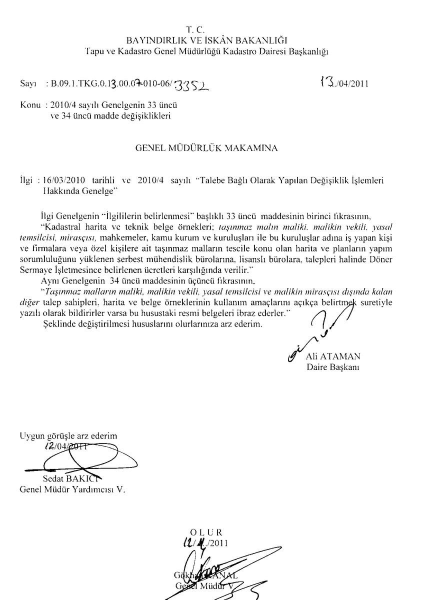
#> input picture task_5/inputs/in1.jpg, 852 x 1200 px (shown at 1/2 size)
$ python -i dewapper.py   (imports and definitions only)
#> lines starting #> are read from the running program, lines starting #| are printed output that depends on the picture; after the words box and inside, x2 and y2 are one past the last pixel; in counts of white or black regions, pixels touching at a corner belong together
#> further down, picture is the input picture: shape (1200, 852, 3); min 0, max 255, mean 245.3
import cv2
import imutils
import numpy as np
from utils.transform import four_point_transform


def dewarp_book(image):
    """Исправление искажений изображения (деварпинг).

    Параметры
    ----------
    image : numpy ndarray
        Входное изображение.

    Returns
    -------
    numpy ndarray
        Деварпированное изображение.

    """
    # Получение соотношения сторон изображения для сохранения лучшего качества разрешения выходного изображения
    ratio = image.shape[0] / 500.0
#> ratio = 2.4
    # Копирование исходного изображения для операций фильтрации
    orig = image.copy()
    # Изменение размера входного изображения
    image = imutils.resize(image, height=500)
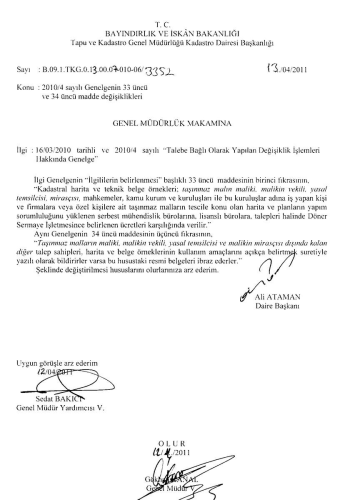
#> image: shape (500, 355, 3); min 2, max 255, mean 245.3

    # Преобразование в оттенки серого
    gray = cv2.cvtColor(image, cv2.COLOR_BGR2GRAY)
    gray = cv2.GaussianBlur(gray, (5, 5), 0)
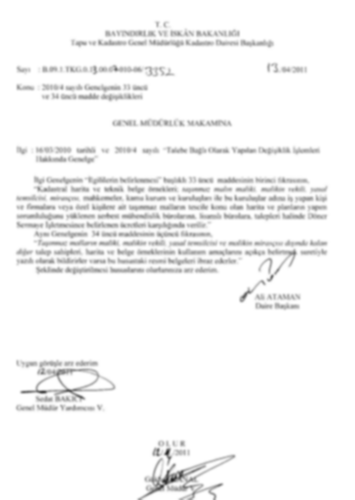
#> gray: shape (500, 355); min 39, max 255, mean 245.3

    # Параметр sigma используется для автоматического обнаружения границ методом Canny
    sigma = 0.33

    # Вычисление медианы интенсивности пикселей одного канала
    v = np.median(image)
#> v = 255

    # Применение автоматического обнаружения границ методом Canny с использованием вычисленной медианы
    lower = int(max(0, (1.0 - sigma) * v))
#> lower = 170
    upper = int(min(255, (1.0 + sigma) * v))
#> upper = 255
    edged = cv2.Canny(image, lower, upper)
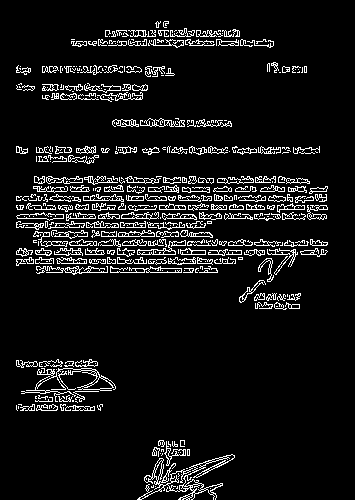
#> edged: shape (500, 355); 8% white in thin lines or dots, all inside (x1, y1, x2, y2) = (16, 21, 328, 500)

    # Применение морфологической операции расширения для соединения точек пикселей изображения
    '''kernel = np.ones((5,5),np.uint8)
    edged = cv2.dilate(edged,kernel,iterations = 1)'''

    # Поиск контуров
    cnts = cv2.findContours(edged.copy(), cv2.RETR_LIST,
                            cv2.CHAIN_APPROX_SIMPLE)
#> cnts = 889 contours, 656 with area under 20; largest, box (x1, y1, x2, y2) and area: (137, 454, 235, 500) 1030, (167, 466, 197, 492) 259, (137, 240, 186, 255) 220, (21, 368, 116, 402) 196, (16, 212, 64, 221) 196
    cnts = imutils.grab_contours(cnts)
    cnts = sorted(cnts, key=cv2.contourArea, reverse=True)[:5]
#> cnts = 5 contours; box (x1, y1, x2, y2) and area: (137, 454, 235, 500) 1030, (167, 466, 197, 492) 259, (137, 240, 186, 255) 220, (21, 368, 116, 402) 196, (16, 212, 64, 221) 196

    # Цикл по контурам
    for c in cnts:
        peri = cv2.arcLength(c, True)
        approx = cv2.approxPolyDP(c, 0.02 * peri, True)

        if len(approx) == 4:
            screenCnt = approx
            break
#> this loop made 5 passes
#> peri on passes 1 to 5: 949.4, 194.7, 153, 827.4, 109.7

    # Применение преобразования четырех точек для деварпинга книги
#> (the run stopped early here; a loop or call above may not have finished)

$ run again, on task_5/inputs/in2.jpg
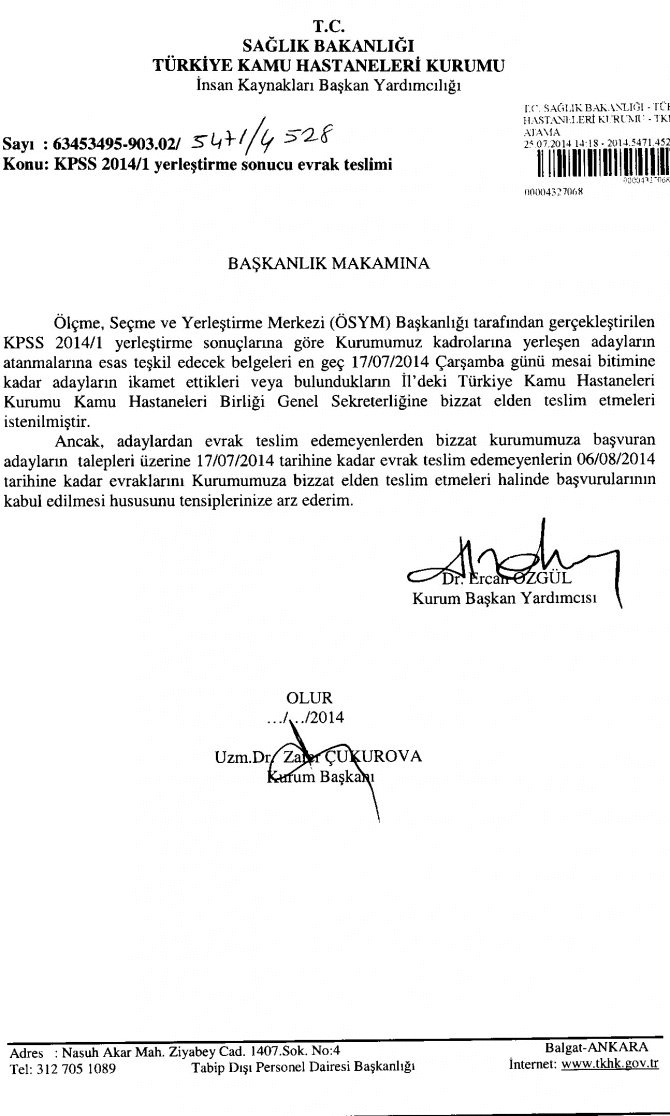
#> input picture task_5/inputs/in2.jpg, 670 x 1116 px
#> picture is the input picture: shape (1116, 670, 3); min 0, max 255, mean 241.1
#> in dewarp_book, `gray = cv2.GaussianBlur(gray, (5, 5), 0)`:
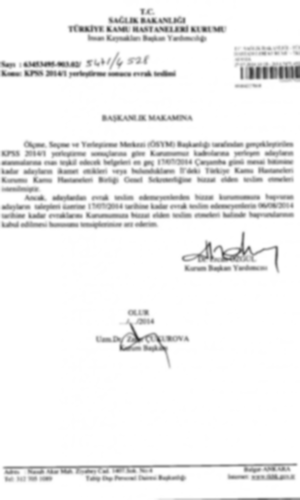
#> gray: shape (500, 300); min 57, max 255, mean 241.2
#> v = 255
#> lower = 170
#> upper = 255
#> in dewarp_book, `edged = cv2.Canny(image, lower, upper)`:
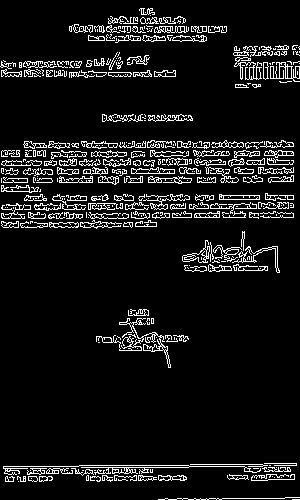
#> edged: shape (500, 300); 8.6% white in thin lines or dots
#> in dewarp_book, `cnts = cv2.findContours(edged.copy(), cv2.RETR_LIST, cv2.CHAIN_APPROX_..`: cnts = 757 contours, 566 with area under 20; largest, box (x1, y1, x2, y2) and area: (96, 318, 171, 368) 312, (182, 240, 210, 263) 212, (270, 62, 300, 82) 189, (3, 465, 261, 475) 168, (219, 194, 260, 200) 162
#> in dewarp_book, `cnts = sorted(cnts, key=cv2.contourArea, reverse=True)[:5]`: cnts = 5 contours; box (x1, y1, x2, y2) and area: (96, 318, 171, 368) 312, (182, 240, 210, 263) 212, (270, 62, 300, 82) 189, (3, 465, 261, 475) 168, (219, 194, 260, 200) 162
#> the loop in dewarp_book, `for c in cnts:` made 5 passes
#> (peri, screenCnt) on pass 5: (89.41, [[219, 194], [219, 199], [259, 199], [259, 195]])
#> s = [921.8, 933, 1022.3, 1013.3]
#> diff = [-55.8, -44.64, -133.9, -142.8]
#> rect = [[488.8, 433], [578.1, 435.2], [578.1, 444.2], [488.8, 444.2]]
#> tl = [488.8, 433]; tr = [578.1, 435.2]; br = [578.1, 444.2]; bl = [488.8, 444.2]
#> widthA = 89.28
#> widthB = 89.31
#> maxWidth = 89
#> heightA = 8.93
#> heightB = 11.16
#> maxHeight = 11
#> dst = [[0, 0], [88, 0], [88, 10], [0, 10]]
#> M = [[0.376, -2.83e-16, -184], [-0.0107, 0.428, -180], [-0.00107, -3.28e-18, 1]]

$ run again, on task_5/inputs/in3.jpg
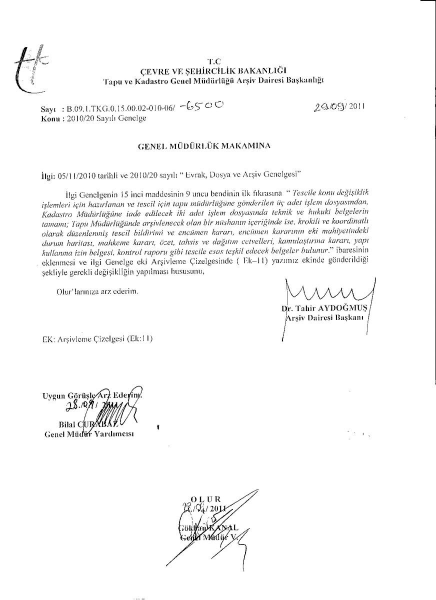
#> input picture task_5/inputs/in3.jpg, 872 x 1200 px (shown at 1/2 size)
#> picture is the input picture: shape (1200, 872, 3); min 0, max 255, mean 247.9
#> in dewarp_book, `gray = cv2.GaussianBlur(gray, (5, 5), 0)`:
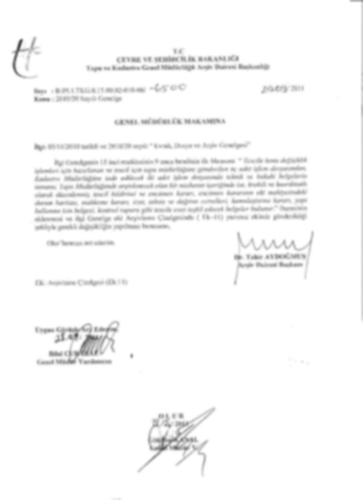
#> gray: shape (500, 363); min 76, max 255, mean 248
#> v = 255
#> lower = 170
#> upper = 255
#> in dewarp_book, `edged = cv2.Canny(image, lower, upper)`:
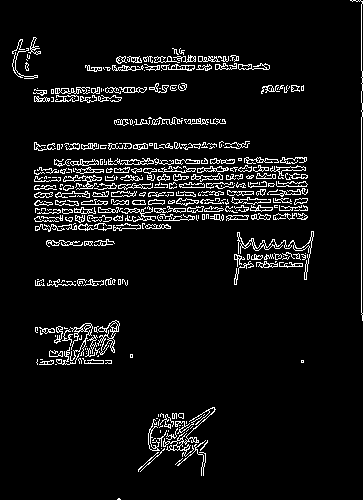
#> edged: shape (500, 363); 6.5% white in thin lines or dots
#> in dewarp_book, `cnts = cv2.findContours(edged.copy(), cv2.RETR_LIST, cv2.CHAIN_APPROX_..`: cnts = 711 contours, 530 with area under 20; largest, box (x1, y1, x2, y2) and area: (97, 320, 120, 355) 168, (163, 407, 216, 457) 151, (237, 232, 292, 254) 138, (70, 323, 93, 361) 128, (114, 158, 174, 165) 118
#> in dewarp_book, `cnts = sorted(cnts, key=cv2.contourArea, reverse=True)[:5]`: cnts = 5 contours; box (x1, y1, x2, y2) and area: (97, 320, 120, 355) 168, (163, 407, 216, 457) 151, (237, 232, 292, 254) 138, (70, 323, 93, 361) 128, (114, 158, 174, 165) 118
#> the loop in dewarp_book, `for c in cnts:` made 5 passes
#> peri on passes 1 to 4: 302.8, 505.8, 309.3, 274.6
